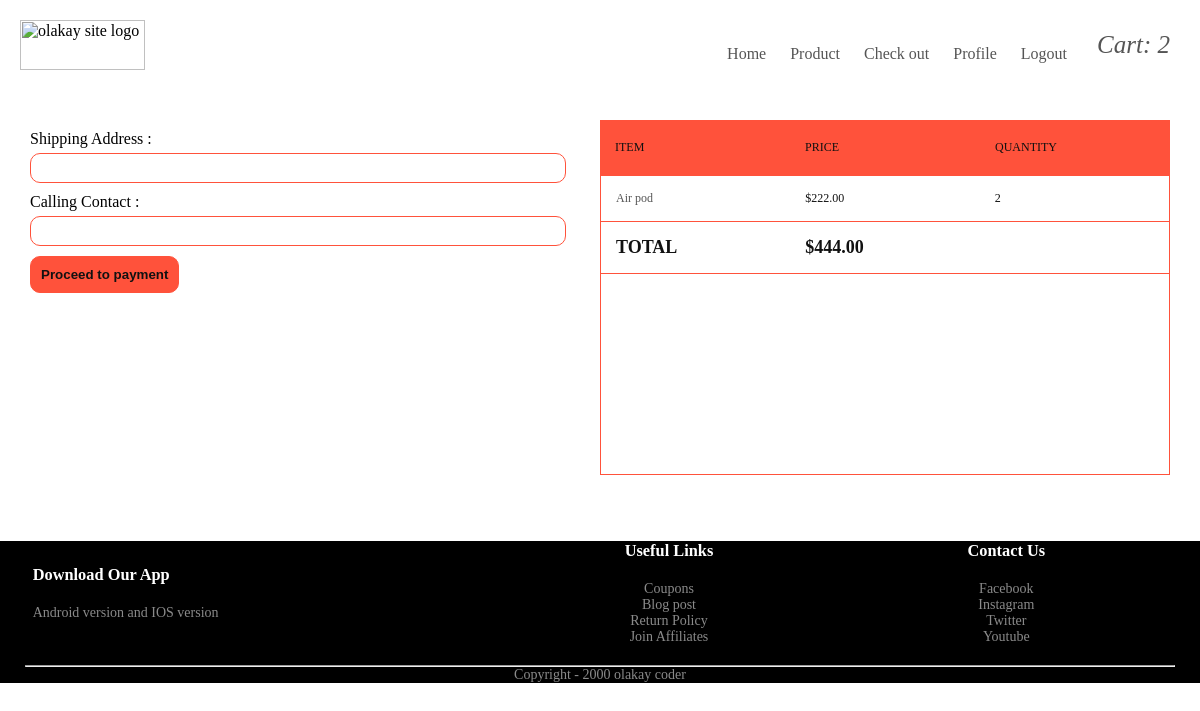
/check-out/ (signed in), run on the app's committed database.
### clients/models.py (models this page shows, shortened)
class OrderItem(models.Model):
    STATUS = (
        ('pending', 'pending'),
        ('delivered', 'delivered'),
        ('cancel', 'cancel')
    )
    item = models.ForeignKey(Items, on_delete=models.CASCADE)
    user_id = models.ForeignKey(User, on_delete=models.CASCADE)
    quantity = models.PositiveIntegerField(default=1)
    status = models.CharField(choices=STATUS, default='pending', max_length=10)
    def get_total_item_price(self):
        quantity = self.quantity
        price = self.item.price
        sum = quantity * price
        return sum

class Items(models.Model):
    category = models.ForeignKey(Category, on_delete=models.CASCADE)
    name = models.CharField(max_length=100)
    description = models.TextField( blank=True, null=True)
    image = models.ImageField(upload_to='images/')
    price = models.DecimalField( max_digits=100, decimal_places=2)
    created_at = models.DateTimeField(auto_now_add=True)

### clients/views.py (the view)
# urls.py: path('check-out/', views.check_out, name='check-out')
def check_out(request):
    if request.method == 'POST':
        user_address = request.POST['address']
        user_contact = request.POST['contact']
    items_in_cart = OrderItem.objects.filter(user_id=request.user, status="pending" )
    your_cart = OrderItem.objects.filter(user_id=request.user, status='pending')
    total_cart_item = your_cart.aggregate(Sum('quantity'))['quantity__sum']
    sum = 0
    for val in items_in_cart:
        sum += val.get_total_item_price()
    context = { 'items_in_cart' : items_in_cart , 'sum': sum , 'your_cart': total_cart_item}
    return render(request, 'clients/check-out.html' , context)

### clients/templates/clients/check-out.html (shortened to what this page needs)
{% load static%}
<link rel="stylesheet" href="{% static 'css/base.css' %}">
{% include 'clients/navigation.html' %}
<div class="ship-detail">
    <form action="" method="POST">
        <div class="contain">
            <label for="first-name">Shipping Address :  </label>
            <input type="text" name="address" required>
        </div>
        <div class="contain">
            <label for="contact">Calling Contact :  </label>
            <input type="tel" name="contact" required>
        </div>
        <button class="submit" type="submit">Proceed to payment</button>
    </form>
 <section>
    <div class="tbl-header">
      <table cellpadding="0" cellspacing="0" border="0">
        <thead>
          <tr>
            <th>Item</th>
            <th>Price</th>
            <th>Quantity</th>
          </tr>
        </thead>
      </table>
    </div>
    <div class="tbl-content">
      <table cellpadding="0" cellspacing="0" border="0">
        <tbody>
            {% for item in items_in_cart %}
            <tr>
              <td><a href="{% url 'about-item' item.item.id%}">{{ item.item.name }} </a></td>
              <td>${{ item.item.price }}</td>
              <td>{{item.quantity}}</td>
            </tr>
            {% endfor %}
          <tr>
            <td><h2>TOTAL</h2></td>
            <td><h2>${{ sum}}</h2></td>
            <td></td>
          </tr>
        </tbody>
      </table>
    </div>
 </section>
</div>
{% include 'clients/footer.html' %}

### clients/static/css/base.css (style rules this page uses)
* { margin: 0; padding: 0; box-sizing: border-box; }
a { text-decoration: none; color: #555; }

### clients/templates/clients/check-out.html (style rules this page uses)
table { width:100%; table-layout: fixed; }
.tbl-header { background-color: #ff523b; }
.tbl-content { height:300px; overflow-x:auto; margin-top: 0px; border: 0.5px solid #ff523b; }
th { padding: 20px 15px; text-align: left; font-weight: 500; font-size: 12px; color: #111; text-transform: uppercase; }
td { padding: 15px; text-align: left; vertical-align:middle; font-weight: 300; font-size: 12px; color: #111; border-bottom: 0.5px solid #ff523b; }
.ship-detail { display: flex; justify-content: space-between; padding: 30px; }
input { width:100%; height: 30px; border-radius: 10px; border: 1px solid #ff523b; padding-left: 10px; margin-top: 5px; outline: none; }
.contain { margin-top: 10px; }
form { width: 47%; }
section { width: 50%; }
.submit { padding: 10px; border: 1px solid #ff523b; margin: 10px 0 20 0; color: #111; background-color: #ff523b; font-weight: 700; border-radius: 10px; cursor: pointer; }

### data on the page
OrderItem: item.name "Air pod", item.price "222.00", quantity "2"

### other printed values
{{ your_cart }} "2"
{{ sum }} "444.00"
